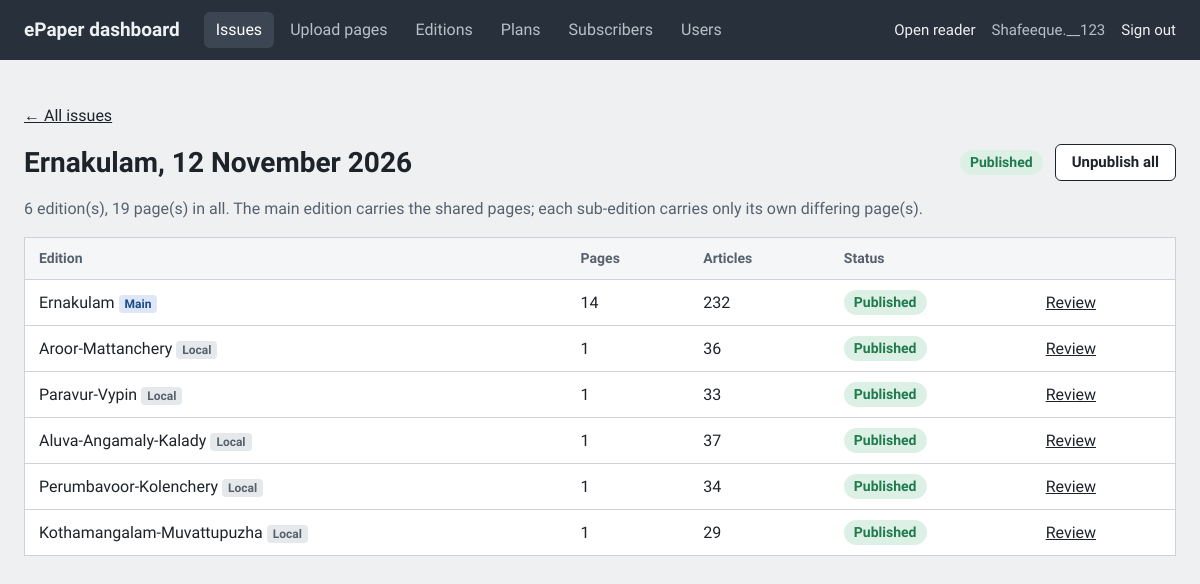
The page /admin/day.php?date=2026-11-12&group=Ernakulam&edition_id=12 (signed in) on the database its author committed.
### tables this page shows
CREATE TABLE IF NOT EXISTS `users` (
  `id` int UNSIGNED NOT NULL AUTO_INCREMENT,
  `username` varchar(60) NOT NULL,
  `password_hash` varchar(255) NOT NULL,
  `role` enum('admin','editor','uploader') NOT NULL DEFAULT 'uploader',
  `created_at` timestamp NOT NULL DEFAULT CURRENT_TIMESTAMP,
  PRIMARY KEY (`id`),
  UNIQUE KEY `username` (`username`)
);

CREATE TABLE IF NOT EXISTS `issues` (
  `id` int UNSIGNED NOT NULL AUTO_INCREMENT,
  `edition_id` int UNSIGNED NOT NULL,
  `issue_date` date NOT NULL,
  `status` enum('draft','published') NOT NULL DEFAULT 'draft',
  `published_at` datetime DEFAULT NULL,
  `created_at` timestamp NOT NULL DEFAULT CURRENT_TIMESTAMP,
  PRIMARY KEY (`id`),
  UNIQUE KEY `uq_issue` (`edition_id`,`issue_date`),
  KEY `idx_status_date` (`status`,`issue_date`)
);

CREATE TABLE IF NOT EXISTS `editions` (
  `id` int UNSIGNED NOT NULL AUTO_INCREMENT,
  `slug` varchar(80) NOT NULL,
  `code` varchar(10) DEFAULT NULL,
  `name` varchar(120) NOT NULL,
  `name_ml` varchar(120) DEFAULT NULL,
  `full_name` varchar(200) DEFAULT NULL,
  `group_name` varchar(120) DEFAULT NULL,
  `group_sort` int NOT NULL DEFAULT '0',
  `legacy_id` int DEFAULT NULL,
  `inherit_from_id` int UNSIGNED DEFAULT NULL,
  `is_main` tinyint(1) NOT NULL DEFAULT '0',
  `is_supplement` tinyint(1) NOT NULL DEFAULT '0',
  `sort_order` int NOT NULL DEFAULT '0',
  `is_active` tinyint(1) NOT NULL DEFAULT '1',
  PRIMARY KEY (`id`),
  UNIQUE KEY `slug` (`slug`),
  KEY `idx_code` (`code`)
);

### inc/bootstrap.php (called while the page is built, shortened)
<?php
$configFile = dirname(__DIR__) . '/config.php';
$CONFIG = require $configFile;
function cfg(string $key)
{
    global $CONFIG;
    return $CONFIG[$key] ?? null;
}
function db(): PDO
{
    static $pdo = null;
    if ($pdo === null) {
        $c = cfg('db');
        $pdo = new PDO($c['dsn'], $c['user'], $c['pass'], [
            PDO::ATTR_ERRMODE            => PDO::ERRMODE_EXCEPTION,
            PDO::ATTR_DEFAULT_FETCH_MODE => PDO::FETCH_ASSOC,
            PDO::ATTR_EMULATE_PREPARES   => false,
        ]);
    }
    return $pdo;
}
function q(string $sql, array $params = []): PDOStatement
{
    $st = db()->prepare($sql);
    $st->execute($params);
    return $st;
}
function h($s): string
{
    return htmlspecialchars((string)$s, ENT_QUOTES | ENT_SUBSTITUTE, 'UTF-8');
}
function url(string $path = '', array $params = []): string
{
    $u = rtrim((string)cfg('base_url'), '/') . '/' . ltrim($path, '/');
    return $params ? $u . '?' . http_build_query($params) : $u;
}
function current_user(): ?array
{
    return $_SESSION['user'] ?? null;
}
function require_login(string $role = 'uploader'): array
{
    $u = current_user();
    if ($u) {
        $row = q('SELECT id, username, role FROM users WHERE id = ?', [$u['id']])->fetch();
        $u = $row ? ['id' => (int)$row['id'], 'username' => $row['username'], 'role' => $row['role']] : null;
    }
    return $u;
}
function fmt_date(string $ymd): string
{
    return date('j F Y', strtotime($ymd));
}

### admin/day.php (the view, shortened to what this page needs)
<?php
require __DIR__ . '/../inc/bootstrap.php';
require __DIR__ . '/../inc/admin_layout.php';
require_login('uploader');
$date  = (string)($_GET['date'] ?? '');
$gname = (string)($_GET['group'] ?? '');
$edid  = (int)($_GET['edition_id'] ?? 0);
if ($gname !== '') {
    $scope = 'e.group_name = ?';
    $sp = [$date, $gname];
} else {
    $scope = 'i.edition_id = ?';
    $sp = [$date, $edid];
}
$list = q("SELECT i.*, e.name AS edition_name, e.is_main, e.is_supplement,
                  (SELECT COUNT(*) FROM pages p WHERE p.issue_id = i.id) AS page_count,
                  (SELECT COUNT(*) FROM articles a JOIN pages p ON p.id = a.page_id WHERE p.issue_id = i.id) AS article_count
           FROM issues i JOIN editions e ON e.id = i.edition_id
           WHERE i.issue_date = ? AND $scope
           ORDER BY e.is_main DESC, e.is_supplement, e.sort_order, e.name", $sp)->fetchAll();
$pages = 0; $published = 0; $withPages = 0; $main = null;
foreach ($list as $r) {
    $pages += (int)$r['page_count'];
    if ($r['status'] === 'published') $published++;
    if ((int)$r['page_count'] > 0)    $withPages++;
    if ((int)$r['is_main'] === 1 && !$main) $main = $r;
}
$title = ($main['edition_name'] ?? ($gname ?: $list[0]['edition_name']));
admin_header($title . ' ' . $date, 'issues');
?>
<p class="a-muted"><a href="<?= h(url('admin/index.php')) ?>">&larr; All issues</a></p>
<div class="a-head">
  <h1><?= h($title) ?>, <?= h(fmt_date($date)) ?></h1>
  <span class="a-status a-status--<?= $withPages > 0 && $published >= $withPages ? 'published' : ($published === 0 ? 'draft' : 'partial') ?>">
    <?= $withPages > 0 && $published >= $withPages ? 'Published' : ($published === 0 ? 'Draft' : 'Partly published') ?>
  </span>
  <?php if ($published > 0): ?>
    <form method="post" class="a-inline" onsubmit="return confirm('Unpublish every edition for this day?')">
      <button class="a-btn" name="action" value="unpublish_group">Unpublish all</button>
    </form>
  <?php endif; ?>
</div>
<p class="a-muted"><?= count($list) ?> edition(s), <?= (int)$pages ?> page(s) in all. The main edition carries the shared pages; each sub-edition carries only its own differing page(s).</p>
<table class="a-table">
  <thead><tr><th>Edition</th><th>Pages</th><th>Articles</th><th>Status</th><th></th></tr></thead>
  <tbody>
  <?php foreach ($list as $i):
      $tag = (int)$i['is_main'] === 1 ? 'main' : ((int)$i['is_supplement'] === 1 ? 'supplement' : 'local');
  ?>
    <tr>
      <td><?= h($i['edition_name']) ?> <span class="a-tag a-tag--<?= h($tag) ?>"><?= h($tag) ?></span></td>
      <td><?= (int)$i['page_count'] ?></td>
      <td><?= (int)$i['article_count'] ?></td>
      <td><span class="a-status a-status--<?= h($i['status']) ?>"><?= $i['status'] === 'published' ? 'Published' : 'Draft' ?></span></td>
      <td class="a-actions"><a href="<?= h(url('admin/issue.php', ['id' => $i['id']])) ?>">Review</a></td>
    </tr>
  <?php endforeach; ?>
  </tbody>
</table>
<?php admin_footer();

### inc/admin_layout.php (shortened to what this page needs)
<?php
function admin_header(string $title, string $active = ''): void
{
    $u = current_user();
    $nav = [
        'issues'   => ['Issues', url('admin/index.php')],
        'upload'   => ['Upload pages', url('admin/upload.php')],
        'editions' => ['Editions', url('admin/editions.php')],
    ];
    if ($u && $u['role'] === 'admin') {
        $nav['plans']       = ['Plans', url('admin/plans.php')];
        $nav['subscribers'] = ['Subscribers', url('admin/subscribers.php')];
        $nav['users']       = ['Users', url('admin/users.php')];
    }
    ?><!doctype html>
<html lang="en">
<head>
<link rel="stylesheet" href="<?= h(url('assets/admin.css')) ?>">
</head>
<body class="admin">
<header class="a-bar">
  <a class="a-brand" href="<?= h(url('admin/index.php')) ?>">ePaper dashboard</a>
  <?php if ($u): ?>
  <nav class="a-nav">
    <?php foreach ($nav as $key => [$label, $href]): ?>
      <a href="<?= h($href) ?>"<?= $active === $key ? ' aria-current="page"' : '' ?>><?= h($label) ?></a>
    <?php endforeach; ?>
  </nav>
  <div class="a-user">
    <a href="<?= h(url('index.php')) ?>" target="_blank" rel="noopener">Open reader</a>
    <span><?= h($u['username']) ?></span>
    <a href="<?= h(url('admin/logout.php')) ?>">Sign out</a>
  </div>
  <?php endif; ?>
</header>
<main class="a-main">
<?php endforeach;
}
function admin_footer(): void
{
    echo "</main>\n</body>\n</html>";
}

### assets/admin.css (style rules this page uses)
:root { --ink: #1E2329; --ink-soft: #57616C; --bg: #EEF0F2; --card: #FFFFFF; --bar: #28313B; --line: #CDD3D9; --red: #C4161C; --ok: #1F7A4D; --warn: #8A5A00; --ui: "Anek Malayalam", "Nirmala UI", system-ui, sans-serif; }
* { box-sizing: border-box; }
body { margin: 0; font: 400 16px/1.5 var(--ui); color: var(--ink); background: var(--bg); }
a { color: var(--ink); }
h1 { font-size: 28px; line-height: 1.25; margin: 0 0 16px; }
.a-bar { display: flex; align-items: center; gap: 24px; flex-wrap: wrap; padding: 12px 24px; background: var(--bar); color: #EEF1F4; }
.a-bar a { color: #EEF1F4; text-decoration: none; }
.a-brand { font-weight: 700; font-size: 19px; }
.a-nav { display: flex; gap: 4px; }
.a-nav a { padding: 6px 12px; border-radius: 6px; color: #B8C1CA; }
.a-nav a[aria-current] { background: #3B4652; color: #fff; }
.a-user { margin-left: auto; display: flex; gap: 16px; font-size: 15px; color: #B8C1CA; }
.a-main { max-width: 1240px; margin: 0 auto; padding: 28px 24px 64px; }
.a-head { display: flex; align-items: center; gap: 12px; flex-wrap: wrap; margin-bottom: 16px; }
.a-head h1, .a-head h2 { margin: 0; margin-right: auto; }
.a-muted { color: var(--ink-soft); }
.a-inline { display: inline-flex; gap: 8px; align-items: center; margin: 0; }
.a-btn { display: inline-block; font: 600 15px/1 var(--ui); padding: 10px 16px; border-radius: 6px; border: 1px solid var(--ink); background: #fff; color: var(--ink); cursor: pointer; text-decoration: none; }
.a-table { width: 100%; border-collapse: collapse; background: var(--card); border: 1px solid var(--line); margin-bottom: 24px; }
.a-table th, .a-table td { text-align: left; padding: 10px 14px; border-bottom: 1px solid var(--line); }
.a-table th { font-size: 14px; color: var(--ink-soft); font-weight: 600; background: #F5F6F7; }
.a-actions { text-align: right; }
.a-status { display: inline-block; padding: 2px 10px; border-radius: 999px; font-size: 14px; font-weight: 600; background: #E6E9EC; }
.a-status--published { background: #DDF0E5; color: var(--ok); }
.a-tag { display: inline-block; font-size: 12px; font-weight: 600; padding: 0 6px; border-radius: 4px; background: #E6E9EC; color: var(--ink-soft); }
.a-tag { text-transform: capitalize; }
.a-tag--main { background: #DDE7F7; color: #1b4b8a; }
.a-tag--local { background: #E6E9EC; color: var(--ink-soft); }

### rows shown on the page
users: username "Shafeeque.__123"
issues: edition.name "Ernakulam", edition.is_main "Main", page_count "14", article_count "232", status "Published"
issues: edition.name "Aroor-Mattanchery", edition.is_supplement "Local", page_count "1", article_count "36", status "Published"
issues: edition.name "Paravur-Vypin", edition.is_supplement "Local", page_count "1", article_count "33", status "Published"
issues: edition.name "Aluva-Angamaly-Kalady", edition.is_supplement "Local", page_count "1", article_count "37", status "Published"
issues: edition.name "Perumbavoor-Kolenchery", edition.is_supplement "Local", page_count "1", article_count "34", status "Published"
issues: edition.name "Kothamangalam-Muvattupuzha", edition.is_supplement "Local", page_count "1", article_count "29", status "Published"

### other values the page prints
$label "Issues"
$label "Upload pages"
$label "Editions"
$label "Plans"
$label "Subscribers"
$label "Users"
$title "Ernakulam"
fmt_date($date) "12 November 2026"
count($list) "6"
$pages "19"
